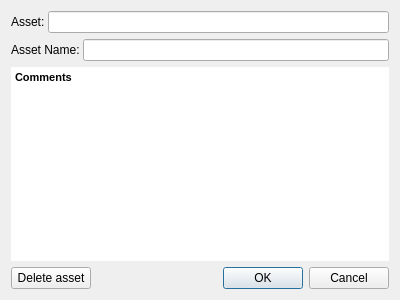
<?xml version="1.0" encoding="UTF-8"?>
<ui version="4.0">
 <class>AssetDetailsDialog</class>
 <widget class="QDialog" name="AssetDetailsDialog">
  <property name="geometry">
   <rect>
    <x>0</x>
    <y>0</y>
    <width>400</width>
    <height>300</height>
   </rect>
  </property>
  <property name="windowTitle">
   <string>Dialog</string>
  </property>
  <layout class="QVBoxLayout" name="verticalLayout">
   <item>
    <layout class="QHBoxLayout" name="horizontalLayout">
     <property name="spacing">
      <number>3</number>
     </property>
     <item>
      <widget class="QLabel" name="label_4">
       <property name="text">
        <string>Asset:</string>
       </property>
      </widget>
     </item>
     <item>
      <widget class="QLineEdit" name="shortNameEdit"/>
     </item>
    </layout>
   </item>
   <item>
    <layout class="QFormLayout" name="formLayout">
     <property name="horizontalSpacing">
      <number>3</number>
     </property>
     <item row="0" column="0">
      <widget class="QLabel" name="label_5">
       <property name="text">
        <string>Asset Name:</string>
       </property>
      </widget>
     </item>
     <item row="0" column="1">
      <widget class="QLineEdit" name="nameEdit"/>
     </item>
    </layout>
   </item>
   <item>
    <widget class="QTextEdit" name="commentEdit">
     <property name="frameShape">
      <enum>QFrame::NoFrame</enum>
     </property>
     <property name="html">
      <string>&lt;!DOCTYPE HTML PUBLIC &quot;-//W3C//DTD HTML 4.0//EN&quot; &quot;http://www.w3.org/TR/REC-html40/strict.dtd&quot;&gt;
&lt;html&gt;&lt;head&gt;&lt;meta name=&quot;qrichtext&quot; content=&quot;1&quot; /&gt;&lt;style type=&quot;text/css&quot;&gt;
p, li { white-space: pre-wrap; }
&lt;/style&gt;&lt;/head&gt;&lt;body style=&quot; font-family:'MS Shell Dlg 2'; font-size:8.25pt; font-weight:400; font-style:normal;&quot;&gt;
&lt;p style=&quot; margin-top:0px; margin-bottom:0px; margin-left:0px; margin-right:0px; -qt-block-indent:0; text-indent:0px;&quot;&gt;&lt;span style=&quot; font-weight:600;&quot;&gt;Comments&lt;/span&gt;&lt;/p&gt;&lt;/body&gt;&lt;/html&gt;</string>
     </property>
    </widget>
   </item>
   <item>
    <layout class="QHBoxLayout" name="horizontalLayout_2">
     <item>
      <widget class="QPushButton" name="deleteButton">
       <property name="text">
        <string>Delete asset</string>
       </property>
      </widget>
     </item>
     <item>
      <spacer name="horizontalSpacer">
       <property name="orientation">
        <enum>Qt::Horizontal</enum>
       </property>
       <property name="sizeHint" stdset="0">
        <size>
         <width>40</width>
         <height>20</height>
        </size>
       </property>
      </spacer>
     </item>
     <item>
      <widget class="QDialogButtonBox" name="buttonBox">
       <property name="orientation">
        <enum>Qt::Horizontal</enum>
       </property>
       <property name="standardButtons">
        <set>QDialogButtonBox::Cancel|QDialogButtonBox::Ok</set>
       </property>
      </widget>
     </item>
    </layout>
   </item>
  </layout>
 </widget>
 <resources/>
 <connections>
  <connection>
   <sender>buttonBox</sender>
   <signal>accepted()</signal>
   <receiver>AssetDetailsDialog</receiver>
   <slot>accept()</slot>
   <hints>
    <hint type="sourcelabel">
     <x>248</x>
     <y>254</y>
    </hint>
    <hint type="destinationlabel">
     <x>157</x>
     <y>274</y>
    </hint>
   </hints>
  </connection>
  <connection>
   <sender>buttonBox</sender>
   <signal>rejected()</signal>
   <receiver>AssetDetailsDialog</receiver>
   <slot>reject()</slot>
   <hints>
    <hint type="sourcelabel">
     <x>316</x>
     <y>260</y>
    </hint>
    <hint type="destinationlabel">
     <x>286</x>
     <y>274</y>
    </hint>
   </hints>
  </connection>
 </connections>
</ui>
